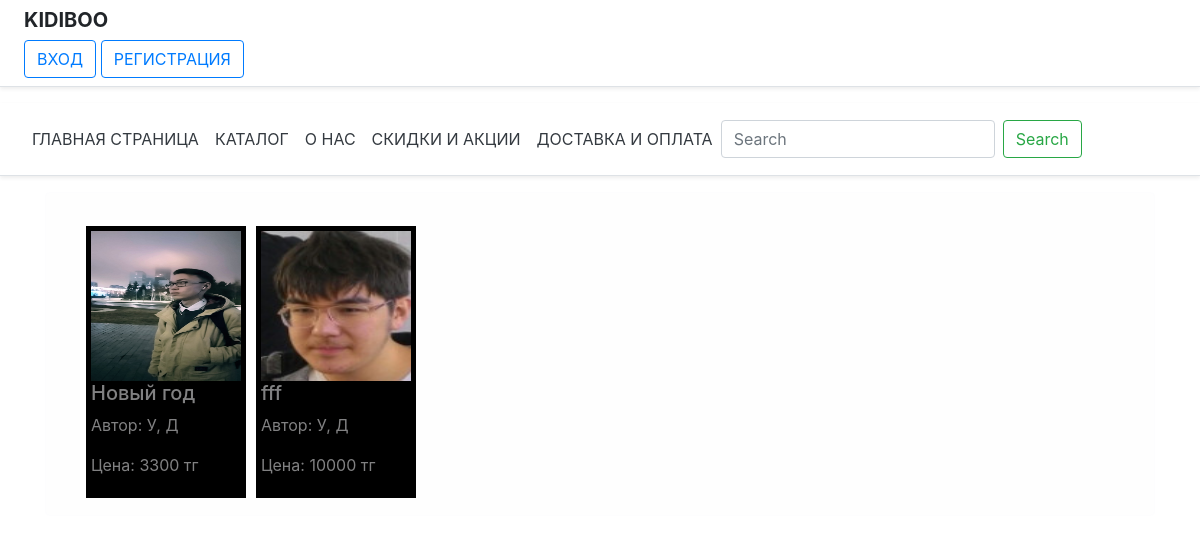
Page /catalog/ on the earlier database version.
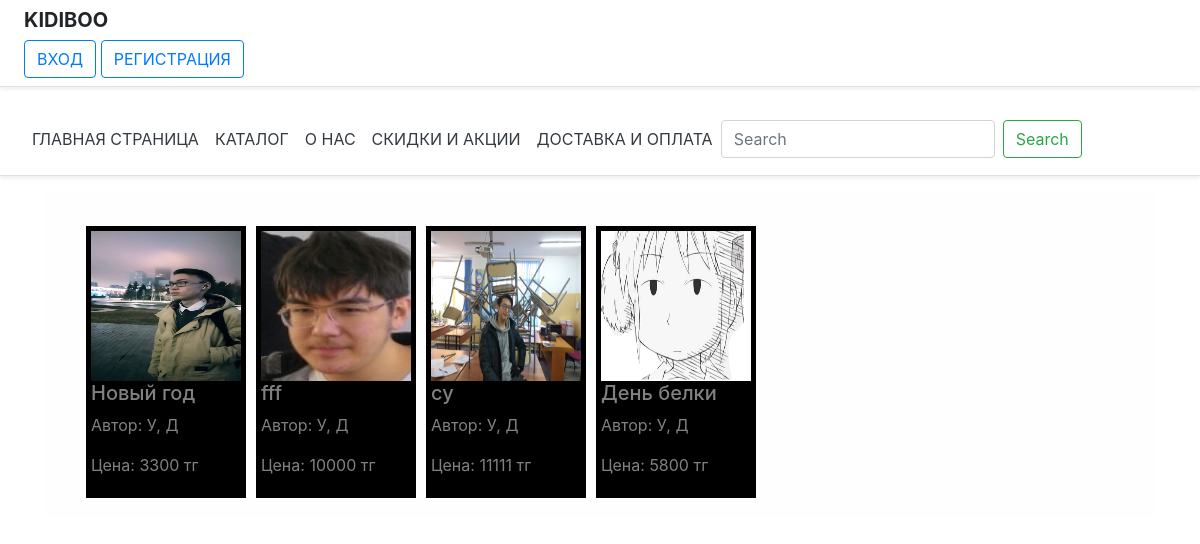
Same page on the later database version.
### TEDEN/models.py (models this page shows, shortened)
class Book(models.Model):
    title = models.CharField(max_length=200)
    genre = models.ManyToManyField(Genre, help_text="выбирите жанр для этой книги")
    author = models.ForeignKey('Author', on_delete=models.SET_NULL, null=True)
    language = models.ForeignKey('Language', on_delete=models.SET_NULL, null=True)
    image = models.ImageField()
    description = models.TextField(max_length=1000, help_text="Опишите краткое содержание книги")
    price = models.IntegerField()

class Author(models.Model):
    first_name = models.CharField(max_length=100)
    last_name = models.CharField(max_length=100)
    date_of_birth = models.DateField(null=True, blank=True)
    date_of_death = models.DateField('died', null=True, blank=True)
    def __str__(self):
        return '%s, %s' % (self.last_name, self.first_name)

### TEDEN/views.py (the view)
# urls.py: path('catalog/', views.catalog, name="catalog"),
def catalog(request):
    book = Book.objects.all()
    return render(request, 'catalog.html', {'title': 'List','book': book })

### TEDEN/templates/catalog.html (shortened to what this page needs)
{% extends 'index.html' %}
{% block content %}
<div class="alert alert-light mt-2">
    <div class="container">
        <div class="flex">
            {% for el in book %}
            <div class="item">
                    {% if el.image %}
                        <img src="{{ MEDIA_URL }}{{ el.image.url }}" width="150" height="150">
                    {% endif %}
                    <h5>{{ el.title}}</h5>
                    <p>Автор: {{ el.author }}</p>
                    <p>Цена: {{ el.price }} тг</p>
            </div>
            {% endfor %}
        </div>
    </div>
</div>
{% endblock %}

### TEDEN/templates/index.html (shortened to what this page needs)
<!DOCTYPE html>
<html lang="ru">
<head>
	<link rel="stylesheet" href="https://stackpath.bootstrapcdn.com/bootstrap/4.4.1/css/bootstrap.min.css">
</head>
<body style="
background: url('https://image.freepik.com/free-photo/white-brick-wall-background_1203-2759.jpg'); background-repeat: no-repeat;
	background-position: center center;
    background-attachment: fixed;
    -webkit-background-size: cover;
    -moz-background-size: cover;
    -o-background-size: cover;
    background-size: cover;"
>
<header class=" flex-column flex-md-row align-items-center p-2 px-md-4 mb-3 bg-white border-bottom shadow-sm">
	<p class="h5 my-0 me-md-auto fw-normal"><b>KIDIBOO</b></p>
	<div class="center mt-2">
		<nav class="my-2 my-md-0 me-md-3">
			{% if user.is_authenticated %}
			<a class="btn btn-outline-primary" href="{% url 'logout' %}">ВЫХОД</a>
			User: {{ user.get_username }}
			{% else %}
			<a class="btn btn-outline-primary" href="{% url 'login' %}">ВХОД</a>
			<a class="btn btn-outline-primary" href="{% url 'register' %}">РЕГИСТРАЦИЯ</a>
			{% endif %}
		</nav>
	</div>
</header>
<div class="d-flex flex-column flex-md-row align-items-center p-3 px-md-4 mb-3 bg-white border-bottom shadow-sm">
	<a class="p-2 text-dark" href="{% url 'home' %}">ГЛАВНАЯ СТРАНИЦА</a>
	<a class="p-2 text-dark" href="{% url 'catalog' %}">КАТАЛОГ</a>
	<a class="p-2 text-dark" href="{#}">О НАС</a>
	<a class="p-2 text-dark" href="{#}">СКИДКИ И АКЦИИ</a>
	<a class="p-2 text-dark" href="{#}">ДОСТАВКА И ОПЛАТА</a>
	<form class="form-inline my-2 my-lg-0">
		<input class="form-control mr-sm-2" type="search" placeholder="Search" aria-label="Search">
		<button class="btn btn-outline-success my-2 my-sm-0" type="submit">Search</button>
	</form>
</div>
<div class="container">
	 {% block content %}{% endblock %}
</div>
<br>
</body>
</html>

### TEDEN/templates/catalog.html (style rules this page uses)
.flex { display: flex; flex-wrap: wrap; max-width: 1100px; margin: auto; }
.item { flex:1 1 calc( - 10px); margin:5px; box-sizing:border-box; min-width:80px; padding:5px ; background:black; }

Differences in the rows shown:
added Book: image (picture), title "су", author "У, Д", price "11111"
added Book: image (picture), title "День белки", author "У, Д", price "5800"
